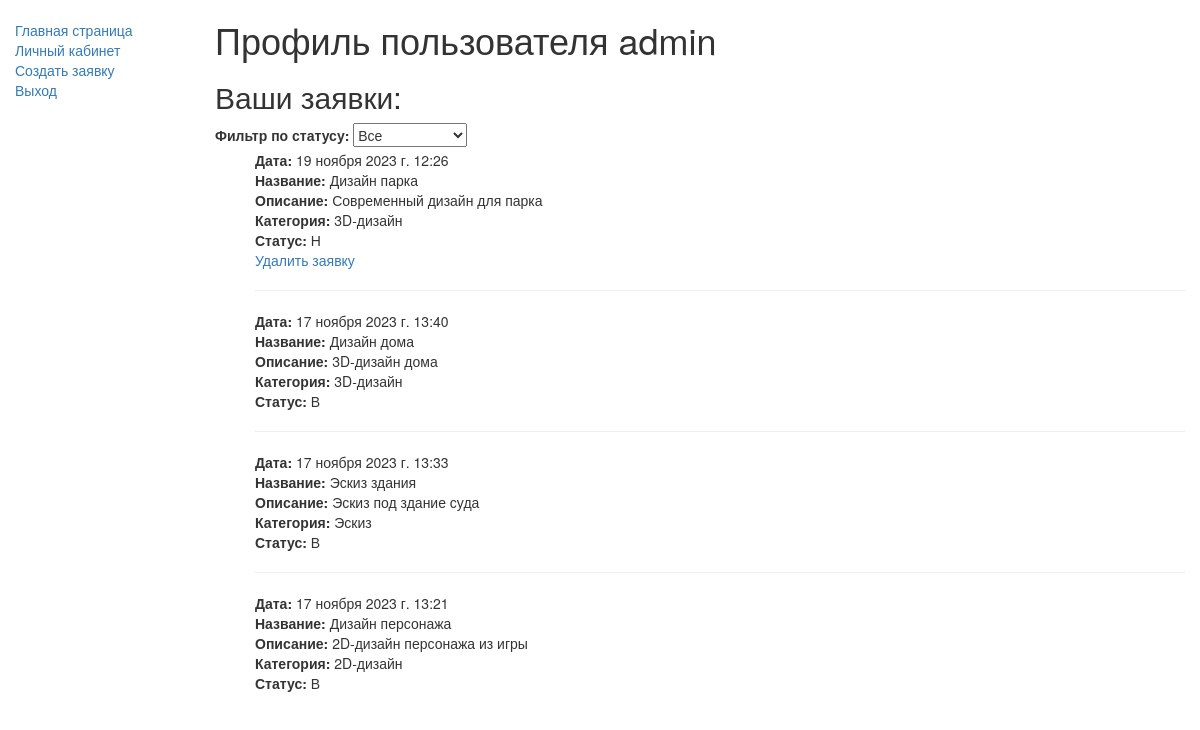
The app's page /applications/profile/ (signed in) with its own data.
### applications/models.py (models this page shows, shortened)
class AdvUser(AbstractUser):
    login_validator = RegexValidator(
        regex=r"^[a-zA-Z-]+$",
        message="Введите допустимое слово. Должно содержать латиницу и дефисы."
    )
    fio_validator = RegexValidator(
        regex=r"^[а-яА-Я-]+\s[а-яА-Я-]+\s[а-яА-Я-]+$",
        message="Введите допустимое слово. Должно содержать кириллицу, пробелы и дефисы"
    )
    username = models.CharField(
        verbose_name="Логин",
        max_length=150,
        unique=True,
        blank=False,
        help_text=(
            "Разрешается использовать только латиницу и дефис."
        ),
        validators=[login_validator],
        error_messages={
            "unique": "Пользователь с таким именем уже существует.",
        },
    )
    first_name = models.CharField(verbose_name="ФИО", max_length=150, blank=False, validators=[fio_validator], help_text=(
            "Разрешается использовать только кириллицу, пробелы и дефис."))
    email = models.EmailField(verbose_name="Почта", blank=False)
    last_name = None

class Application(models.Model):
    date_app = models.DateTimeField(verbose_name="Временная метка", auto_now_add=True)
    name_app = models.CharField(verbose_name="Название", max_length=50, blank=False)
    desc_app = models.CharField(verbose_name="Описание", max_length=200, blank=False)
    category = models.ForeignKey(CategoryApplication, on_delete=models.CASCADE, blank=False, verbose_name="Категория")
    image_app = models.ImageField(verbose_name="Фотография", upload_to='images/', blank=False,
                                  validators=[FileExtensionValidator(allowed_extensions=['png', 'jpg', 'jpeg', 'bmp'])])
    user = models.ForeignKey(AdvUser, on_delete=models.CASCADE, verbose_name="Пользователь")
    STATUS_CHOICES = (
        ('Н', 'Новая'),
        ('П', 'Принята в работу'),
        ('В', 'Выполнено'),
    )
    status_app = models.CharField(verbose_name="Статус заявки", max_length=1, choices=STATUS_CHOICES, blank=False,
                                  default='Н')

class CategoryApplication(models.Model):
    cat_name = models.CharField(verbose_name="Категория", max_length=100, blank=False)
    def __str__(self):
        return self.cat_name

### applications/views.py (the view)
# urls.py: path('profile/', views.UserProfile, name='profile'),
@login_required()
def UserProfile(request):
    status_filter = request.GET.get('status_app', 'all')
    if status_filter == 'all':
        applications = Application.objects.filter(user=request.user).order_by('-date_app')
    else:
        applications = Application.objects.filter(user=request.user, status_app=status_filter).order_by('-date_app')
    context = {
        'applications': applications,
        'status_filter': status_filter,
    }
    return render(request, 'applications/profile.html', context)

### applications/templates/applications/profile.html (shortened to what this page needs)
{% extends "base.html" %}
{% block content %}
<h1>Профиль пользователя {{ user.username }}</h1>
<h2>Ваши заявки:</h2>
{% if applications %}
    <label for="status_filter">Фильтр по статусу:</label>
        <select name="status_filter" id="status_filter" onchange="location.href = '{% url 'profile' %}?status_app=' + this.value;">
            <option value="all" {% if status_filter == 'all' %}selected{% endif %}>Все</option>
        </select>
  <ul>
  {% for app in applications %}
        <li><strong>Дата:</strong> {{app.date_app}}</li>
        <li><strong>Название:</strong> {{app.name_app}}</li>
        <li><strong>Описание:</strong> {{app.desc_app}}</li>
        <li><strong>Категория:</strong> {{app.category}}</li>
        <li><strong>Статус:</strong> {{app.status_app}}</li>
        {% if app.status_app == 'Н' %}<li><a href="{% url 'delete' app.pk%}">Удалить заявку</a></li>{% endif %}
        {% if not forloop.last %}<hr>{% endif %}
  {% endfor %}
  </ul>
{% endif %}
{% endblock %}

### applications/static/applications/style.css (style rules this page uses)
ul, ol, li { list-style: none; }

### records on screen
AdvUser: username "admin"
Application: date_app "19 ноября 2023 г. 12:26", name_app "Дизайн парка", desc_app "Современный дизайн для парка", category "3D-дизайн", status_app "Н", shows "Удалить заявку"
Application: date_app "17 ноября 2023 г. 13:40", name_app "Дизайн дома", desc_app "3D-дизайн дома", category "3D-дизайн", status_app "В"
Application: date_app "17 ноября 2023 г. 13:33", name_app "Эскиз здания", desc_app "Эскиз под здание суда", category "Эскиз", status_app "В"
Application: date_app "17 ноября 2023 г. 13:21", name_app "Дизайн персонажа", desc_app "2D-дизайн персонажа из игры", category "2D-дизайн", status_app "В"
